Frame 1 (no input): blank canvas, image omitted
Frame 60 (the mouse pressed at the canvas centre just before this capture): blank canvas, image omitted
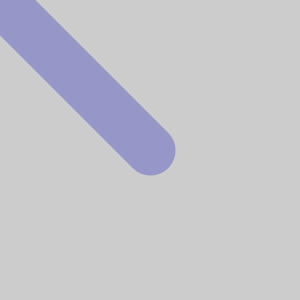
Frame 120 (the mouse held since frame 60 and released just before this capture)

The Processing sketch whose frames 1 and 60 were blank and that drew this single picture after the mouse press (run headless with seeded random() and noise(); from frame 60 on, the mouse is pressed at the canvas centre):

// Processing sketch: processing_93405
// ── processing_93405.pde

void setup () {
  size(300,300);
  stroke(0,125);
  smooth();
}

void draw(){
  float speed= dist(pmouseX, pmouseY, mouseX, mouseY);
  speed= constrain (speed,0,200);
  speed=map(speed,0,200,0,50);
  strokeWeight(speed);
  stroke(mouseX,mouseY,200);
  println(speed);
  line(pmouseX, pmouseY,mouseX,mouseY);
 
 
}
